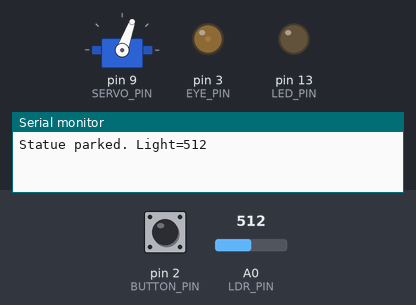
A sketch run on a simulated Arduino Nano, built with avr-gcc and run on an emulated ATmega328P. Parts: servo, output pins drawn as LEDs (lit = HIGH), the last lines printed to the serial monitor. Inputs (shaded band) come from the test bench; at power-on: pin 2 (BUTTON_PIN) HIGH, A0 (LDR_PIN) = 512. Random numbers use the default seed unless the sketch sets one.

Above: at 1.8 s.
1.9 s: pin 2 (BUTTON_PIN) pulled LOW for 0.15 s
At 2.8 s:
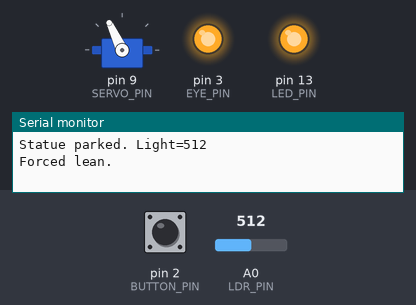
5.0 s: pin 2 (BUTTON_PIN) pulled LOW for 3.2 s
At 8.7 s:
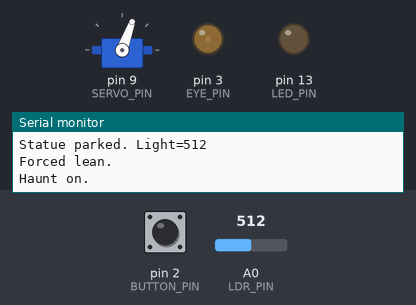
9.7 s: A0 (LDR_PIN) set to 448
11.2 s: A0 (LDR_PIN) set to 423
12.7 s: pin 2 (BUTTON_PIN) pulled LOW for 1 s
At 15.95 s:
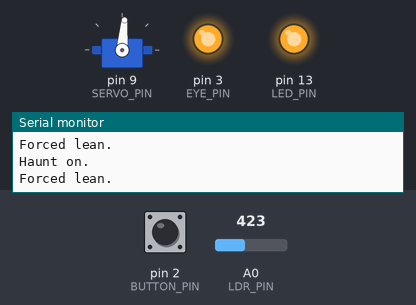
16.7 s: pin 2 (BUTTON_PIN) driven LOW
At 20.4 s:
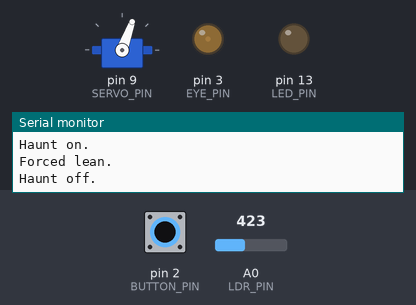
Timing chart, 0 to 20.7 s (numbered marks = the images above; inputs shaded):
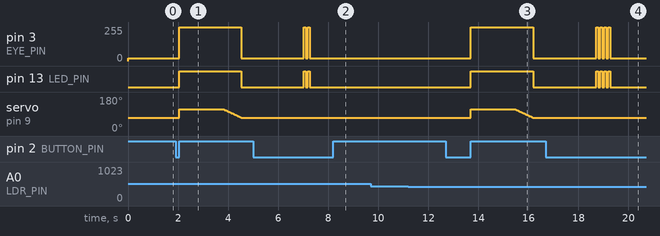

Measured:
- after the input at 1.9 s, pin 3 (EYE_PIN): 20/255 → 255/255 after 0.15 s, → 20/255 2.5 s later; pin 13 (LED_PIN): LOW → HIGH after 0.15 s, → LOW 2.5 s later
- after the input at 5.0 s, pin 3 (EYE_PIN): alternates 255/255 for 0.08 s and 20/255 for 0.08 s, 4 changes in all, then stays 20/255, starting after 2.0 s; pin 13 (LED_PIN): alternates HIGH for 0.08 s and LOW for 0.08 s, 4 changes in all, then stays LOW, starting after 2.0 s
- after the input at 9.7 s, every drawn part: stays the same
- after the input at 11.2 s, every drawn part: stays the same
- after the input at 12.7 s, pin 3 (EYE_PIN): 20/255 → 255/255 after 1.0 s, → 20/255 2.5 s later; pin 13 (LED_PIN): LOW → HIGH after 1.0 s, → LOW 2.5 s later
- after the input at 16.7 s, pin 3 (EYE_PIN): alternates 255/255 for 0.08 s and 20/255 for 0.08 s, 8 changes in all, then stays 20/255, starting after 2.0 s; pin 13 (LED_PIN): alternates HIGH for 0.08 s and LOW for 0.08 s, 8 changes in all, then stays LOW, starting after 2.0 s

The sketch:

weeping-statue.ino
```cpp
/*
  Weeping statue — frozen in the light, leans in the dark

  BOARD: Arduino Nano (same as the feeder)
  Indoor gargoyle / action figure. Lights on = statue.
  A hand or a body casts a shadow on the LDR = it LEANS
  one inch toward you, holds, then creeps back as if it
  never moved.

  Light on  → park. Head / torso still.
  Shadow    → lean. Snap in, creep home.
  Button    → force a lean (tune angles on the bench).
  Hold 2 s  → haunt on/off. Haunt = slow lean every so often
              when the room is already dim.

  1 SERVO
  -------
  Lean   D9   PARK = facing away / upright
              LEAN = an inch toward the path

  MOUNT
  -----
  1. Hollow plastic figure, foam, or a thrift statue.
     Cut at the waist or neck. Horn to the upper body,
     servo body in the hips / stand.
  2. LDR in the chest or between the eyes, facing the
     LAMP, not the ceiling. A person walking by should
     shadow it.
  3. Optional red LEDs in the eyes (D3).
  4. Nano + battery in the stand.

        lamp
          |
       [ LDR ]
      (  face  )
       | lean |
      [  box  ]

  WIRING
  ------
  Servo        orange → D9
               brown  → GND
               red    → 5V pack (share GND)
  LDR          one leg → 5V
               other  → A0 AND a 10k to GND
  Eyes (opt)   D3 → 220 Ω → LEDs → GND
  Button       D2 → button → GND
  LED onboard  D13 on while it leans

  HOW TO USE
  ----------
  1. Upload. Cover the LDR. Serial 9600: "Shadow. Lean."
  2. Looks all the time → raise SHADOW_DROP.
     Hand does nothing → lower SHADOW_DROP.
  3. Short press = lean now.
  4. Park it where PEOPLE walk between a lamp and the LDR.
*/

#include <Servo.h>

const int BUTTON_PIN = 2;
const int EYE_PIN    = 3;
const int SERVO_PIN  = 9;
const int LDR_PIN    = A0;
const int LED_PIN    = 13;

const int PARK_ANGLE = 70;
const int LEAN_ANGLE = 115;

const int MOVE_SNAP_MS = 160;
const int MOVE_SLOW_MS = 16;
const int HOLD_MS      = 1600;
const int EYE_DIM      = 20;
const int EYE_BRIGHT   = 255;

const int SHADOW_DROP = 70;
const int DIM_LEVEL   = 160;
const unsigned long LONG_PRESS_MS = 2000;
const unsigned long LEAN_LOCK_MS  = 3500;
const unsigned long HAUNT_MIN_MS  = 20000;
const unsigned long HAUNT_SPAN_MS = 35000;

Servo lean;

unsigned long buttonDownMs = 0;
unsigned long lastLeanMs   = 0;
unsigned long nextHauntMs  = 0;
int lightAvg           = 512;
bool buttonWasDown     = false;
bool longPressHandled  = false;
bool haunt             = false;

void setup() {
  pinMode(BUTTON_PIN, INPUT_PULLUP);
  pinMode(EYE_PIN, OUTPUT);
  pinMode(LED_PIN, OUTPUT);
  analogWrite(EYE_PIN, EYE_DIM);
  digitalWrite(LED_PIN, LOW);

  Serial.begin(9600);
  delay(200);

  lightAvg = analogRead(LDR_PIN);
  park();
  Serial.print("Statue parked. Light=");
  Serial.println(lightAvg);
}

void loop() {
  handleButton();
  watchLight();
  handleHaunt();
  delay(20);
}

void watchLight() {
  int light = analogRead(LDR_PIN);
  lightAvg = (lightAvg * 7 + light) / 8;

  if (millis() - lastLeanMs < LEAN_LOCK_MS) return;
  if (lightAvg - light < SHADOW_DROP) return;

  Serial.print("Shadow. Lean. light=");
  Serial.print(light);
  Serial.print(" avg=");
  Serial.println(lightAvg);
  doLean();
}

void handleHaunt() {
  if (!haunt) return;
  if (analogRead(LDR_PIN) > DIM_LEVEL) return;
  if (millis() < nextHauntMs) return;
  if (millis() - lastLeanMs < LEAN_LOCK_MS) return;

  Serial.println("Dim haunt.");
  doLean();
  scheduleHaunt();
}

void handleButton() {
  bool down = digitalRead(BUTTON_PIN) == LOW;

  if (down && !buttonWasDown) {
    buttonDownMs = millis();
    longPressHandled = false;
  }

  if (down && !longPressHandled && (millis() - buttonDownMs >= LONG_PRESS_MS)) {
    haunt = !haunt;
    longPressHandled = true;
    if (haunt) {
      scheduleHaunt();
      Serial.println("Haunt on.");
      flash(2);
    } else {
      Serial.println("Haunt off.");
      flash(4);
    }
  }

  if (!down && buttonWasDown && !longPressHandled) {
    Serial.println("Forced lean.");
    doLean();
  }

  buttonWasDown = down;
}

void doLean() {
  digitalWrite(LED_PIN, HIGH);
  analogWrite(EYE_PIN, EYE_BRIGHT);
  snapTo(LEAN_ANGLE);
  delay(HOLD_MS);
  creepTo(PARK_ANGLE);
  analogWrite(EYE_PIN, EYE_DIM);
  lean.detach();
  lastLeanMs = millis();
  digitalWrite(LED_PIN, LOW);
}

void snapTo(int angle) {
  lean.attach(SERVO_PIN);
  lean.write(angle);
  delay(MOVE_SNAP_MS);
}

void creepTo(int angle) {
  lean.attach(SERVO_PIN);
  int now = lean.read();
  if (now < 0) now = PARK_ANGLE;
  int step = (angle > now) ? 1 : -1;
  for (int a = now; a != angle; a += step) {
    lean.write(a);
    delay(MOVE_SLOW_MS);
  }
  lean.write(angle);
}

void park() {
  lean.attach(SERVO_PIN);
  lean.write(PARK_ANGLE);
  delay(400);
  lean.detach();
}

void scheduleHaunt() {
  nextHauntMs = millis() + HAUNT_MIN_MS + random(0, HAUNT_SPAN_MS + 1);
}

void flash(int times) {
  for (int i = 0; i < times; i++) {
    digitalWrite(LED_PIN, HIGH);
    analogWrite(EYE_PIN, EYE_BRIGHT);
    delay(80);
    digitalWrite(LED_PIN, LOW);
    analogWrite(EYE_PIN, EYE_DIM);
    delay(80);
  }
}
```
